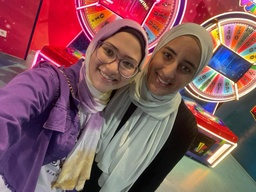
#> input picture Milestone3_image.jpg, 256 x 192 px, shrunk from 1024 x 766 before the run, found by its file name
$ jupyter execute Copy_of_Base_code_project_W22.ipynb
#> lines starting #> are read from the running program, lines starting #| are printed output that depends on the picture
## Double click to edit and enter your team data

Student 1 Name: Lobna Hesham Desoki

Student 1 ID: 52-0279
___
Student 2 Name: Menna Mohamed Abdelaziz

Student 2 ID: 52-0421
___
Student 3 Name: Mariam Abduljawad

Student 3 ID: 52-2935
___
Student 4 Name:

Student 4 ID:

[cell 1]
from google.colab import drive
drive.mount('/content/drive')

##**Imports**
Don't remove any import. However, you may add to them if you wish to

[cell 2]
import matplotlib.pyplot as plt
from PIL import Image
import numpy as np
from sklearn.cluster import KMeans
import cv2
from sklearn.datasets import make_blobs
from google.colab.patches import cv2_imshow

##**Image Functions**##
**Read an image**

Replace (image.jpg) with the image name you are going to use after you upload the image to your *colab* notebook.

[cell 3]
image = Image.open('/content/Milestone3_image.jpg')
#> image is the input picture: PIL image 256x192 RGB; mean R, G, B 132, 87.7, 93.4

**To display your image**

[cell 4]
plt.imshow(image)

##Given Helper Functions##

[cell 5]
def get_size(image):
  return image.size

[cell 6]
def get_pixel_value(img,col,row):
  return img.getpixel((col,row))

[cell 7]
def quantization(image, n):
  return image.quantize(n)

[cell 8]
def get_unique_values(image):
  return np.unique(image), len(np.unique(image))

[cell 9]
def extract_row_color(arr,row,color):
  filtered = filter(lambda item: ((item[0] == row) and (item[-1] == color)), arr)
  return list(filtered)

[cell 10]
def merge_row_color(filtered, row, color):
  remove_row_color = [item[1:-1] for item in filtered]
  merge_runs = (row,)
  for item in remove_row_color:
    merge_runs = merge_runs + item
  otp = merge_runs + (color,)
  return otp

##Task 1##
**Task 1: Return the unique colors before and after quantization**

[cell 11]
def show_image_information(image):
  original_colors = []
  quantized_colors=[]
  # ......start code......
  original_colors = get_unique_values(image)
  quantized_colors = get_unique_values(quantization(image, 9))
#> in quantization, `return image.quantize(n)`:
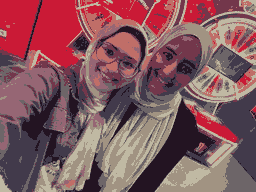
#> returned value: PIL image 256x192 P; mean R, G, B 132.1, 86.8, 93.2
  # ......end code......
  return original_colors,quantized_colors

[cell 12]
show_image_information(image)
#> in show_image_information, `quantized_colors = get_unique_values(quantization(image, 9))`: quantized_colors = ([0, 1, 2, 3, 4, 5, 6, 7, 8], 9)

Test your code


##Task 2##
**Task 2: Compute the runs per each row for the image**

[cell 13]
def compute_runs(image, unique_values):

  runs_code = []
  # ......start code......
  size = get_size(image)
  rows=size[1]
  columns=size[0]
  X = []
  for i in range (rows-1) :
    count=0
    for j in range (columns-1):
      if (j==columns-2):
        if(get_pixel_value(image,j,i)==get_pixel_value(image,j+1,i)):
          X.append((i,j-count,j+1,get_pixel_value(image,j,i)))
        else:
          X.append((i,j-count,j,get_pixel_value(image,j,i)))
          X.append((i,j+1,j+1,get_pixel_value(image,j+1,i)))
      else:
        if(get_pixel_value(image,j,i)==get_pixel_value(image,j+1,i)):
          count+=1
        else:
          X.append((i,j-count,j,get_pixel_value(image,j,i)))
          count=0
  runs_code=X
  # ......end code......
  return runs_code

To test you code

[cell 14]
image_quantized = quantization(image, 9)
unique_values,length_unique_values = get_unique_values(image_quantized)
#> unique_values = [0, 1, 2, 3, 4, 5, 6, 7, 8]; length_unique_values = 9
image_runs = compute_runs(image_quantized, unique_values)
#> in compute_runs, `size = get_size(image)`: size = (256, 192)
#> in compute_runs, `rows=size[1]`: rows = 192
#> in compute_runs, `columns=size[0]`: columns = 256
#> after the loop in compute_runs, `for i in range (rows-1) :`: X = 13098 items, first 6: (0, 0, 38, 5), (0, 39, 40, 6), (0, 41, 41, 8), (0, 42, 42, 6), (0, 43, 74, 5), (0, 75, 75, 2)
#> in compute_runs, `runs_code=X`: runs_code has the same summary as X
#> image_runs has the same summary as X in compute_runs
image_runs
#> Out has the same summary as X in compute_runs

##Task 3##
**Compute the Run-Length Encoding of an Image**

[cell 15]
from numpy.ma.extras import unique
def compute_RLE(image, unique_values):
    result = []
     #......start code......
    size = get_size(image)
    rows = size[1]
    arr = compute_runs(image,unique_values)
    for n in range (rows-1):
      for color in range (len(unique_values)):
        X = extract_row_color(arr,n,unique_values[color])
        mer = merge_row_color(X,n,unique_values[color])
        result.append(mer);
     #......end code......
    return result

Test your code

[cell 16]
runLength=compute_RLE(image_quantized,unique_values)
#> in compute_RLE, `size = get_size(image)`: size = (256, 192)
#> in compute_RLE, `rows = size[1]`: rows = 192
#> in compute_RLE, `arr = compute_runs(image,unique_values)`: arr has the same summary as X in compute_runs
#> the loop in compute_RLE, `for n in range (rows-1):` made 191 passes
